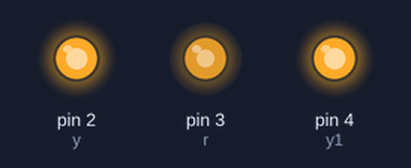
Bench run of a sketch on a simulated Arduino Uno, built with avr-gcc and run on an emulated ATmega328P. Shown: output pins drawn as LEDs (lit = HIGH). Random numbers use the default seed unless the sketch sets one.

Above: at 0.37 s.
At 15.28 s:
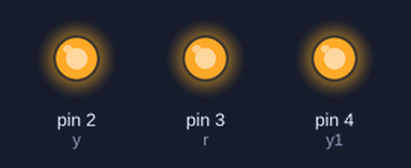
At 36.61 s:
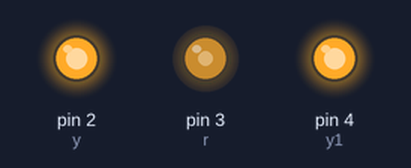
Timing chart, 0 to 40.0 s (numbered marks = the images above):
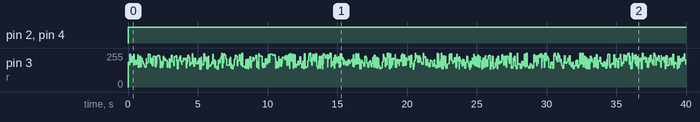

The sketch:

Fire_Effect.ino
```cpp
int y = 2;
int r = 3;
int y1 = 4;

void setup() {
  // put your setup code here, to run once:
  pinMode(y,OUTPUT);
  pinMode(r,OUTPUT);
  pinMode(y1,OUTPUT);
}

void loop() {
  // put your main code here, to run repeatedly:
  analogWrite(y,random(120)+135);
  analogWrite(r,random(120)+135);
  analogWrite(y1,random(120)+135);
  delay(random(100));

}
```

Measured:
- by itself, pin 2 (y), pin 4 (y1): LOW → HIGH at 0.00 s
